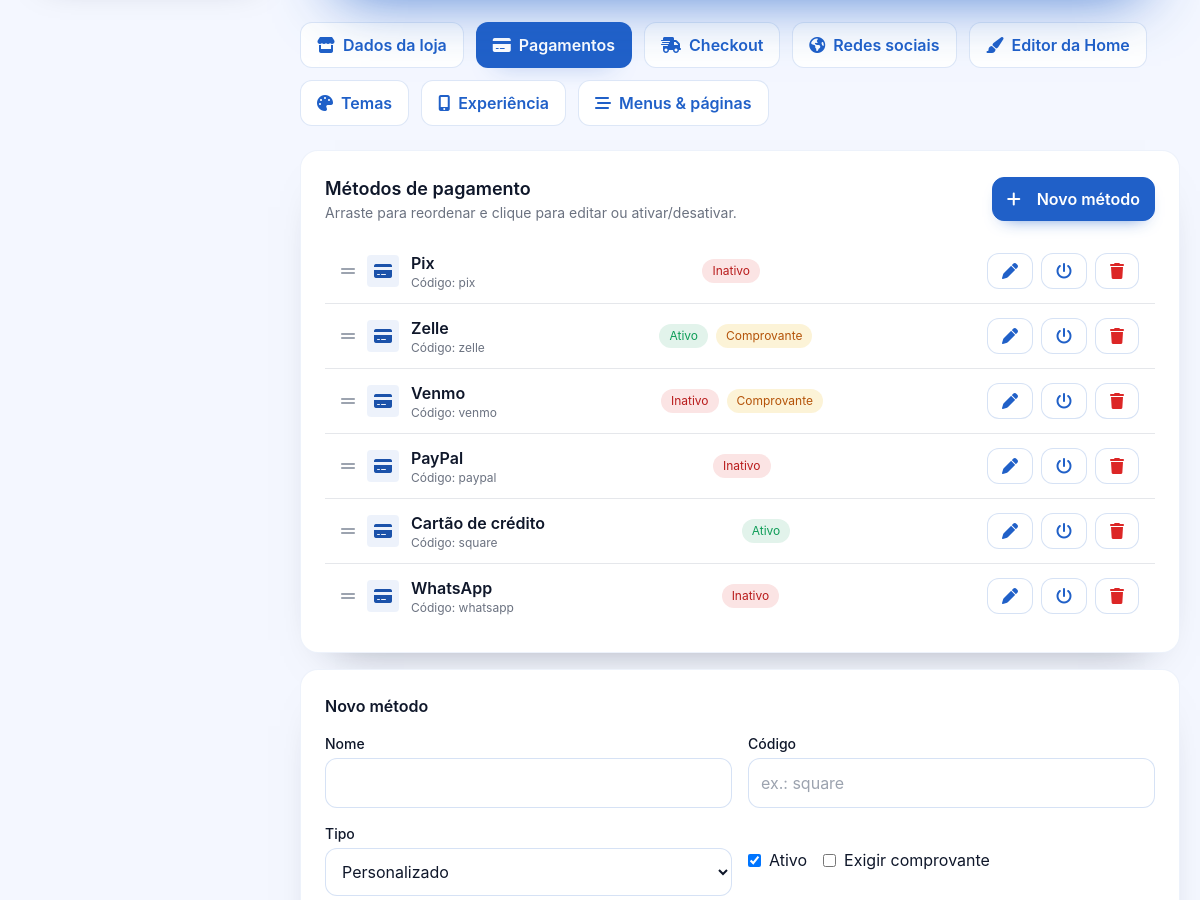
The app's page /settings.php?tab=payments (signed in, middle part), older data.
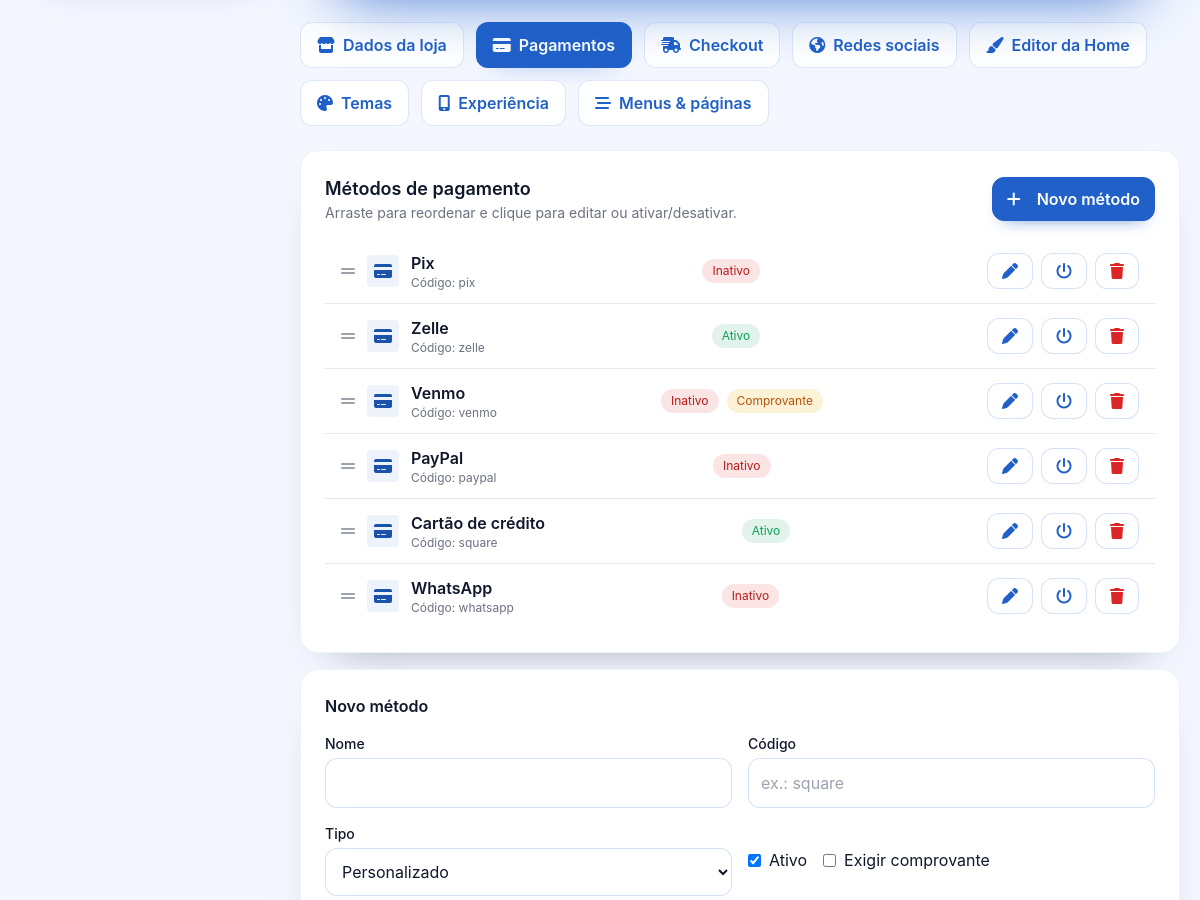
The same page, newer data.
### tables this page shows
CREATE TABLE `payment_methods` (
  `id` int(10) UNSIGNED NOT NULL,
  `code` varchar(50) NOT NULL,
  `name` varchar(100) NOT NULL,
  `description` text DEFAULT NULL,
  `instructions` longtext DEFAULT NULL,
  `settings` longtext DEFAULT NULL CHECK (json_valid(`settings`)),
  `icon_path` varchar(255) DEFAULT NULL,
  `is_active` tinyint(1) DEFAULT 1,
  `require_receipt` tinyint(1) DEFAULT 0,
  `sort_order` int(11) DEFAULT 0,
  `created_at` timestamp NULL DEFAULT current_timestamp(),
  `updated_at` timestamp NULL DEFAULT current_timestamp() ON UPDATE current_timestamp()
);

### lib/utils.php (called while the page is built, shortened)
<?php
if (!function_exists('csrf_token')) {
    function csrf_token() {
        return $_SESSION['csrf_token'];
    }
}
if (!function_exists('current_admin')) {
    function current_admin(): ?array {
        if (!empty($_SESSION['admin']) && is_array($_SESSION['admin'])) {
            return $_SESSION['admin'];
        }
        return null;
    }
}
if (!function_exists('current_admin_role')) {
    function current_admin_role(): string {
        $admin = current_admin();
        return $admin['role'] ?? 'admin';
    }
}
if (!function_exists('is_super_admin')) {
    function is_super_admin(): bool {
        return current_admin_role() === 'super_admin';
    }
}
if (!function_exists('admin_can')) {
    function admin_can(string $capability): bool {
        if (is_super_admin()) {
            return true;
        }
        $role = current_admin_role();
        $caps = admin_role_capabilities($role);
        return in_array($capability, $caps, true);
    }
}
if (!function_exists('sanitize_html')) {
    function sanitize_html($html) {
        return htmlspecialchars((string)$html, ENT_QUOTES | ENT_HTML5, 'UTF-8');
    }
}

### settings.php (the view, shortened to what the changed rows need)
<?php
require __DIR__.'/lib/utils.php';
require __DIR__.'/admin_layout.php';
$pdo = db();
$canManagePayments = admin_can('manage_payment_methods');
$isSuperAdmin = is_super_admin();
function pm_decode_settings($row) {
  $settings = [];
  if (!empty($row['settings'])) {
    $json = json_decode($row['settings'], true);
    if (is_array($json)) {
      $settings = $json;
    }
  }
  return $settings;
}
$tab = $_GET['tab'] ?? 'general';
try {
$methods = $pdo->query('SELECT * FROM payment_methods ORDER BY sort_order ASC, id ASC')->fetchAll(PDO::FETCH_ASSOC);
} catch (Throwable $e) {
  $methods = [];
}
?>
<section class="space-y-6">
  <div class="settings-grid">
  <div data-tab-panel="payments" class="space-y-4 <?= $tab === 'payments' ? '' : 'hidden'; ?>">
    <div class="card p-6">
      <div class="flex items-center justify-between flex-wrap gap-3">
        <div>
          <h2 class="text-lg font-semibold">Métodos de pagamento</h2>
        </div>
      </div>
      <?php if (!$methods): ?>
        <p class="text-center text-gray-500 mt-6">Nenhum método cadastrado.</p>
      <?php else: ?>
        <ul id="pm-sortable" class="divide-y divide-gray-200 mt-4" data-sortable-enabled="<?= $canManagePayments ? '1' : '0'; ?>">
          <?php foreach ($methods as $pm): $settings = pm_decode_settings($pm); ?>
            <li class="flex items-center justify-between gap-4 px-4 py-3 bg-white" data-id="<?= (int)$pm['id']; ?>">
              <div class="flex items-center gap-3">
                <span class="cursor-move text-gray-400"><i class="fa-solid fa-grip-lines"></i></span>
                <?php if (!empty($pm['icon_path'])): ?>
                  <img src="<?= sanitize_html($pm['icon_path']); ?>" class="h-8 w-8 rounded" alt="icon">
                <?php else: ?>
                  <div class="h-8 w-8 rounded flex items-center justify-center" style="background:rgba(32,96,200,.08);color:var(--brand-700);">
                    <i class="fa-solid fa-credit-card"></i>
                  </div>
                <?php endif; ?>
                <div>
                  <div class="font-semibold"><?= sanitize_html($pm['name']); ?></div>
                  <div class="text-xs text-gray-500">Código: <?= sanitize_html($pm['code']); ?></div>
                </div>
              </div>
              <div class="flex items-center gap-2">
                <?= ((int)$pm['is_active'] === 1) ? '<span class="badge ok">Ativo</span>' : '<span class="badge danger">Inativo</span>'; ?>
                <?= !empty($pm['require_receipt']) ? '<span class="badge warn">Comprovante</span>' : ''; ?>
              </div>
              <div class="flex items-center gap-2">
                <?php if ($canManagePayments): ?>
                  <a class="btn btn-ghost" href="settings.php?tab=payments&action=edit&id=<?= (int)$pm['id']; ?>" title="Editar"><i class="fa-solid fa-pen"></i></a>
                  <a class="btn btn-ghost" href="settings.php?tab=payments&action=toggle&id=<?= (int)$pm['id']; ?>&csrf=<?= csrf_token(); ?>" title="Ativar/Inativar"><i class="fa-solid fa-power-off"></i></a>
                <?php else: ?>
                  <span class="text-xs text-gray-400">Somente leitura</span>
                <?php endif; ?>
                <?php if ($isSuperAdmin): ?>
                  <a class="btn btn-ghost text-red-600" href="settings.php?tab=payments&action=delete&id=<?= (int)$pm['id']; ?>&csrf=<?= csrf_token(); ?>" onclick="return confirm('Remover este método?')" title="Excluir"><i class="fa-solid fa-trash"></i></a>
                <?php endif; ?>
              </div>
            </li>
          <?php endforeach; ?>
        </ul>
      <?php endif; ?>
    </div>
  </div>
</div>
</section>

Row changes from the older to the newer data that the page shows:
changed payment_methods "Zelle": no longer shows "Comprovante"
